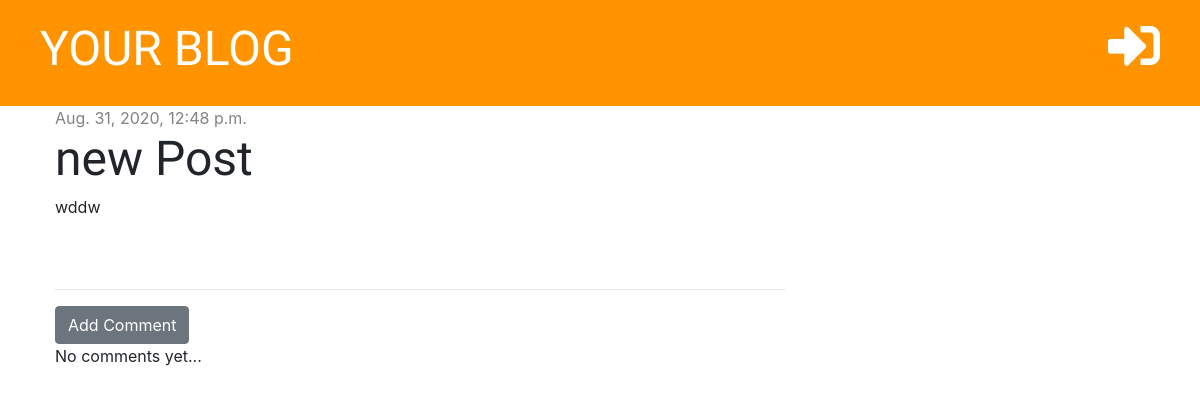
Page /post/4/ on the earlier database version.
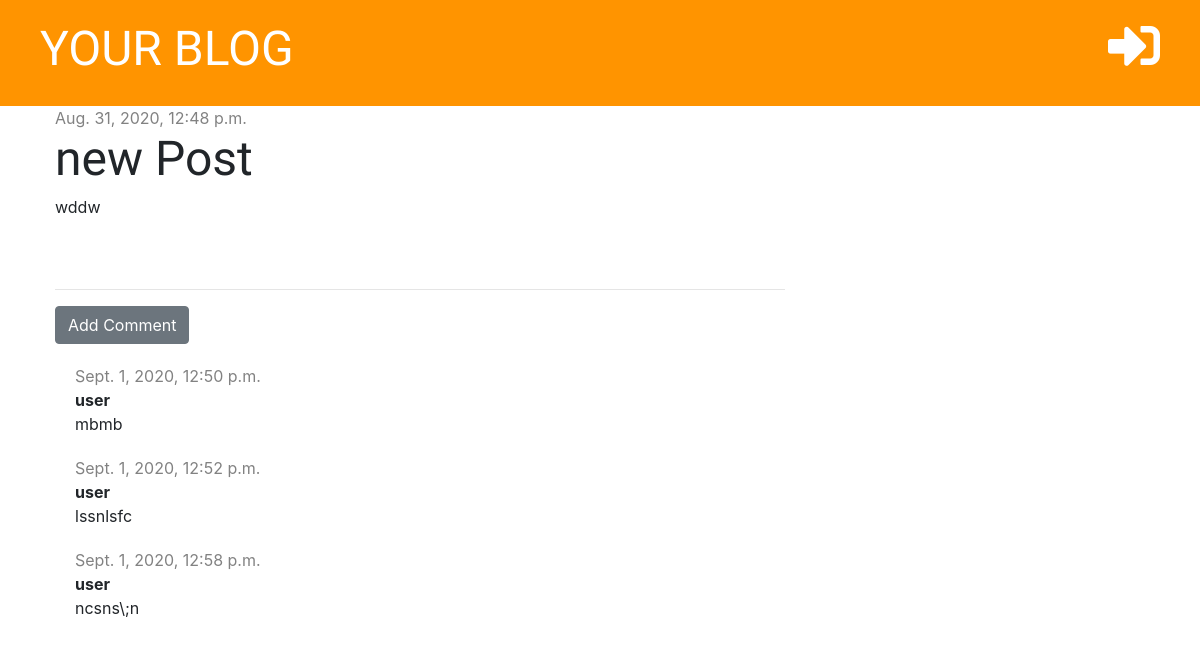
Same page on the later database version.
### blog/models.py (models this page shows, shortened)
class Comment(models.Model):
    post = models.ForeignKey('blog.Post', on_delete=models.CASCADE, related_name='comments')
    author = models.CharField(max_length=200)
    text = models.TextField()
    created_date = models.DateTimeField(default=timezone.now)
    approved = models.BooleanField(default=False)

### blog/views.py (the view)
# urls.py: path('post/<int:pk>/', views.post_detail, name='post_detail'),
def post_detail(request, pk):
    post = get_object_or_404(Post, pk=pk)
    stuff_for_frontend = {'post': post}
    return render(request, 'blog/post_detail.html', stuff_for_frontend)

### blog/templates/blog/post_detail.html (shortened to what this page needs)
{% extends 'blog/base.html' %}
{% block content %}
    <div class="post">
        {% if post.published_date %}
            <div class="date">
                {{ post.published_date }}
            </div>
        {% else %}
            <a href="{% url "post_publish" pk=post.pk %}" class="btn btn-primary">Publish</a>
        {% endif %}
        <h1>{{ post.title }}</h1>
        <p>{{ post.text|linebreaksbr }}</p>
    </div>
    <hr>
    <a href="{% url "add_comment_to_post" pk=post.pk %}" class="btn btn-secondary">Add Comment</a>
    {% for comment in post.comments.all %}
        {% if user.is_authenticated or comment.approved %}
            <div class="comment">
                <div class="date">
                    {{ comment.created_date }}
                </div>
                <strong>{{ comment.author }}</strong>
                <p>{{ comment.text }}</p>
            </div>
        {% endif %}
        {% empty %}
           <p>No comments yet...</p>
    {% endfor %}
{% endblock %}

Differences in the rows shown:
added Comment: created_date "Sept. 1, 2020, 12:50 p.m.", author "user", text "mbmb"
added Comment: created_date "Sept. 1, 2020, 12:52 p.m.", author "user", text "lssnlsfc"
added Comment: created_date "Sept. 1, 2020, 12:58 p.m.", author "user", text "ncsns\\;n"
Other differences:
text no longer shown: "No comments yet..."
